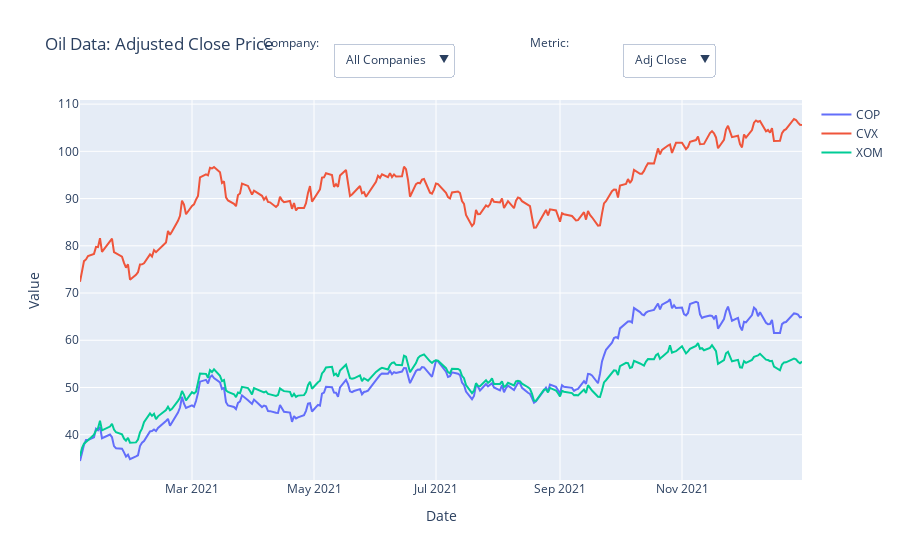

Here is the notebook cell this chart was saved with:
### Code cell
# Available columns (metrics) to plot
available_columns = ['Adj Close', 'Volume', 'Open', 'High', 'Low']

# Create an empty figure object
fig = go.Figure()

# Add traces for all three companies (initially set to show 'Adj Close')
for company in companies:
    company_data = df_oil[df_oil['Company'] == company]
    fig.add_trace(go.Scatter(x=company_data['Date'], y=company_data['Adj Close'], mode='lines', name=company))

# Create dropdowns for company selection and metric selection with adjusted labels
fig.update_layout(
    title="Oil Data: Adjusted Close Price",
    xaxis_title="Date",
    yaxis_title="Value",
    updatemenus=[
        # Dropdown for selecting company
        dict(
            buttons=[
                dict(
                    label="All Companies",
                    method="update",
                    args=[{"visible": [True, True, True]},
                          {"title": "Oil Data: Adjusted Close Price (All Companies)"}]
                )
            ] + [
                dict(
                    label=company,
                    method="update",
                    args=[{"visible": [company == comp for comp in companies]},
                          {"title": f"Oil Data: Adjusted Close Price ({company})"}]
                ) for company in companies
            ],
            direction="down",
            showactive=True,
            pad={"r": 10},  # Add padding to the right of the dropdown
            x=0.35,  # Adjust position to fit inline with label
            xanchor="left",
            y=1.15,
            yanchor="top",
        ),
        # Dropdown for selecting metric (e.g., Adj Close, Volume, etc.)
        dict(
            buttons=[dict(
                label=metric,
                method="update",
                args=[{"y": [df_oil[df_oil['Company'] == company][metric] for company in companies]},
                      {"title": f"Oil Data: {metric}"}]
            ) for metric in available_columns],
            direction="down",
            showactive=True,
            pad={"r": 10},  # Add padding to the right of the dropdown
            x=0.75,  # Adjust position to fit inline with label
            xanchor="left",
            y=1.15,
            yanchor="top",
        )
    ]
)

# Add labels for dropdowns (Company: DROPDOWN  Metric: DROPDOWN)
fig.add_annotation(x=0.25, y=1.18, xref='paper', yref='paper', showarrow=False, text="Company:", font=dict(size=12))
fig.add_annotation(x=0.65, y=1.18, xref='paper', yref='paper', showarrow=False, text="Metric:", font=dict(size=12))

# Show the figure
fig.show()

### Figure 1 — Plotly figure (JSON) as saved in the notebook; plotly's stock layout.template omitted (floating-point values rounded to 4 significant figures; data arrays with more than 128 entries replaced by an {"elided": "..."} marker saying what was removed)
{"data": [{"mode": "lines", "name": "COP", "type": "scatter", "x": {"elided": "252 str values"}, "y": {"elided": "252 float values"}}, {"mode": "lines", "name": "CVX", "type": "scatter", "x": {"elided": "252 str values"}, "y": {"elided": "252 float values"}}, {"mode": "lines", "name": "XOM", "type": "scatter", "x": {"elided": "252 str values"}, "y": {"elided": "252 float values"}}], "layout": {"annotations": [{"font": {"size": 12}, "showarrow": false, "text": "Company:", "x": 0.25, "xref": "paper", "y": 1.18, "yref": "paper"}, {"font": {"size": 12}, "showarrow": false, "text": "Metric:", "x": 0.65, "xref": "paper", "y": 1.18, "yref": "paper"}], "title": {"text": "Oil Data: Adjusted Close Price"}, "updatemenus": [{"buttons": [{"args": [{"visible": [true, true, true]}, {"title": "Oil Data: Adjusted Close Price (All Companies)"}], "label": "All Companies", "method": "update"}, {"args": [{"visible": [true, false, false]}, {"title": "Oil Data: Adjusted Close Price (COP)"}], "label": "COP", "method": "update"}, {"args": [{"visible": [false, true, false]}, {"title": "Oil Data: Adjusted Close Price (CVX)"}], "label": "CVX", "method": "update"}, {"args": [{"visible": [false, false, true]}, {"title": "Oil Data: Adjusted Close Price (XOM)"}], "label": "XOM", "method": "update"}], "direction": "down", "pad": {"r": 10}, "showactive": true, "x": 0.35, "xanchor": "left", "y": 1.15, "yanchor": "top"}, {"buttons": [{"args": [{"y": {"elided": "3x252 float values"}}, {"title": "Oil Data: Adj Close"}], "label": "Adj Close", "method": "update"}, {"args": [{"y": {"elided": "3x252 int values"}}, {"title": "Oil Data: Volume"}], "label": "Volume", "method": "update"}, {"args": [{"y": {"elided": "3x252 float values"}}, {"title": "Oil Data: Open"}], "label": "Open", "method": "update"}, {"args": [{"y": {"elided": "3x252 float values"}}, {"title": "Oil Data: High"}], "label": "High", "method": "update"}, {"args": [{"y": {"elided": "3x252 float values"}}, {"title": "Oil Data: Low"}], "label": "Low", "method": "update"}], "direction": "down", "pad": {"r": 10}, "showactive": true, "x": 0.75, "xanchor": "left", "y": 1.15, "yanchor": "top"}], "xaxis": {"title": {"text": "Date"}}, "yaxis": {"title": {"text": "Value"}}}}
